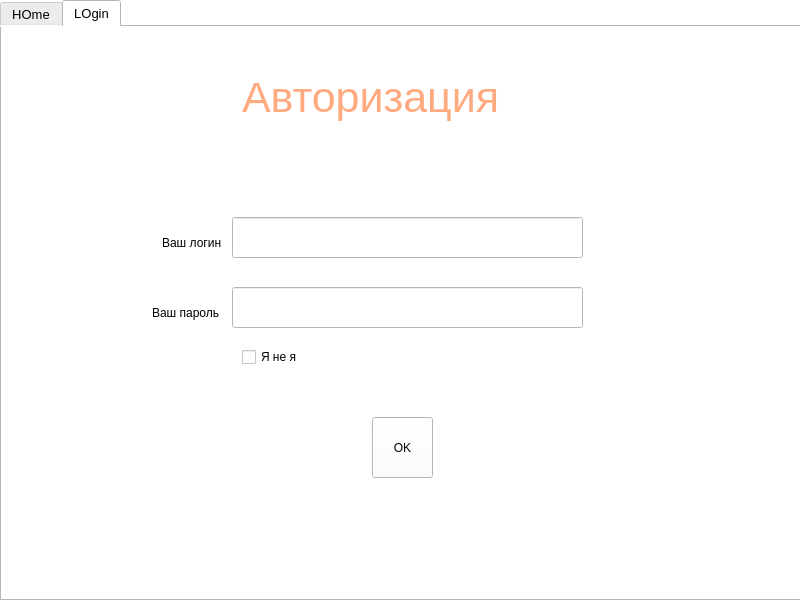
<?xml version="1.0" encoding="UTF-8"?>
<ui version="4.0">
 <class>MainWindow</class>
 <widget class="QMainWindow" name="MainWindow">
  <property name="geometry">
   <rect>
    <x>0</x>
    <y>0</y>
    <width>800</width>
    <height>600</height>
   </rect>
  </property>
  <property name="windowTitle">
   <string>Авторизация</string>
  </property>
  <property name="styleSheet">
   <string notr="true">background-color: rgb(255, 255, 255);</string>
  </property>
  <widget class="QWidget" name="centralwidget">
   <widget class="QTabWidget" name="tabWidget">
    <property name="geometry">
     <rect>
      <x>0</x>
      <y>0</y>
      <width>801</width>
      <height>601</height>
     </rect>
    </property>
    <property name="font">
     <font>
      <pointsize>10</pointsize>
     </font>
    </property>
    <property name="currentIndex">
     <number>1</number>
    </property>
    <property name="iconSize">
     <size>
      <width>60</width>
      <height>60</height>
     </size>
    </property>
    <widget class="QWidget" name="tab">
     <attribute name="title">
      <string>HOme</string>
     </attribute>
     <widget class="QLabel" name="label">
      <property name="geometry">
       <rect>
        <x>320</x>
        <y>10</y>
        <width>441</width>
        <height>141</height>
       </rect>
      </property>
      <property name="styleSheet">
       <string notr="true">font: 30pt &quot;Metal Gear&quot;;
color: rgb(170, 0, 255);</string>
      </property>
      <property name="text">
       <string>PanzarStarm</string>
      </property>
     </widget>
    </widget>
    <widget class="QWidget" name="tab_2">
     <attribute name="title">
      <string>LOgin</string>
     </attribute>
     <widget class="QLineEdit" name="linelog">
      <property name="geometry">
       <rect>
        <x>230</x>
        <y>190</y>
        <width>351</width>
        <height>41</height>
       </rect>
      </property>
      <property name="font">
       <font>
        <pointsize>16</pointsize>
       </font>
      </property>
      <property name="text">
       <string/>
      </property>
      <property name="dragEnabled">
       <bool>true</bool>
      </property>
      <property name="clearButtonEnabled">
       <bool>true</bool>
      </property>
     </widget>
     <widget class="QLabel" name="label_2">
      <property name="geometry">
       <rect>
        <x>240</x>
        <y>30</y>
        <width>351</width>
        <height>81</height>
       </rect>
      </property>
      <property name="font">
       <font>
        <pointsize>32</pointsize>
       </font>
      </property>
      <property name="styleSheet">
       <string notr="true">color: rgb(255, 170, 127);</string>
      </property>
      <property name="text">
       <string>Авторизация</string>
      </property>
     </widget>
     <widget class="QLabel" name="label_3">
      <property name="geometry">
       <rect>
        <x>160</x>
        <y>190</y>
        <width>181</width>
        <height>51</height>
       </rect>
      </property>
      <property name="text">
       <string>Ваш логин</string>
      </property>
     </widget>
     <widget class="QLabel" name="label_4">
      <property name="geometry">
       <rect>
        <x>150</x>
        <y>260</y>
        <width>181</width>
        <height>51</height>
       </rect>
      </property>
      <property name="text">
       <string>Ваш пароль</string>
      </property>
     </widget>
     <widget class="QLineEdit" name="linepass">
      <property name="geometry">
       <rect>
        <x>230</x>
        <y>260</y>
        <width>351</width>
        <height>41</height>
       </rect>
      </property>
      <property name="font">
       <font>
        <pointsize>16</pointsize>
       </font>
      </property>
      <property name="text">
       <string notr="true"/>
      </property>
      <property name="echoMode">
       <enum>QLineEdit::Password</enum>
      </property>
      <property name="clearButtonEnabled">
       <bool>true</bool>
      </property>
     </widget>
     <widget class="QPushButton" name="pushButton">
      <property name="geometry">
       <rect>
        <x>370</x>
        <y>390</y>
        <width>61</width>
        <height>61</height>
       </rect>
      </property>
      <property name="text">
       <string>OK</string>
      </property>
     </widget>
     <widget class="QCheckBox" name="checkBox">
      <property name="geometry">
       <rect>
        <x>240</x>
        <y>320</y>
        <width>61</width>
        <height>20</height>
       </rect>
      </property>
      <property name="text">
       <string>Я не я</string>
      </property>
      <property name="checkable">
       <bool>false</bool>
      </property>
      <property name="checked">
       <bool>false</bool>
      </property>
     </widget>
     <zorder>label_2</zorder>
     <zorder>label_3</zorder>
     <zorder>linelog</zorder>
     <zorder>label_4</zorder>
     <zorder>linepass</zorder>
     <zorder>pushButton</zorder>
     <zorder>checkBox</zorder>
    </widget>
   </widget>
  </widget>
  <action name="actionhome">
   <property name="text">
    <string>home</string>
   </property>
  </action>
  <action name="actionlogin">
   <property name="text">
    <string>login</string>
   </property>
  </action>
  <action name="actionreg">
   <property name="text">
    <string>reg</string>
   </property>
  </action>
 </widget>
 <resources/>
 <connections/>
</ui>
